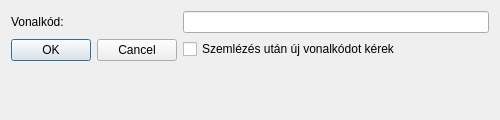
<?xml version="1.0" encoding="UTF-8"?>
<ui version="4.0">
 <class>LeftoverReviewDialog</class>
 <widget class="QDialog" name="LeftoverReviewDialog">
  <property name="geometry">
   <rect>
    <x>0</x>
    <y>0</y>
    <width>500</width>
    <height>120</height>
   </rect>
  </property>
  <property name="minimumSize">
   <size>
    <width>500</width>
    <height>120</height>
   </size>
  </property>
  <property name="windowTitle">
   <string>Dialog</string>
  </property>
  <layout class="QFormLayout" name="formLayout">
   <item row="2" column="0">
    <widget class="QDialogButtonBox" name="buttonBox">
     <property name="orientation">
      <enum>Qt::Orientation::Horizontal</enum>
     </property>
     <property name="standardButtons">
      <set>QDialogButtonBox::StandardButton::Cancel|QDialogButtonBox::StandardButton::Ok</set>
     </property>
    </widget>
   </item>
   <item row="0" column="0">
    <widget class="QLabel" name="label">
     <property name="text">
      <string>Vonalkód:</string>
     </property>
    </widget>
   </item>
   <item row="0" column="1">
    <widget class="QLineEdit" name="txtBarcode"/>
   </item>
   <item row="2" column="1">
    <widget class="QCheckBox" name="chkRepeat">
     <property name="text">
      <string>Szemlézés után új vonalkódot kérek</string>
     </property>
    </widget>
   </item>
  </layout>
 </widget>
 <resources/>
 <connections>
  <connection>
   <sender>buttonBox</sender>
   <signal>accepted()</signal>
   <receiver>LeftoverReviewDialog</receiver>
   <slot>accept()</slot>
   <hints>
    <hint type="sourcelabel">
     <x>248</x>
     <y>254</y>
    </hint>
    <hint type="destinationlabel">
     <x>157</x>
     <y>274</y>
    </hint>
   </hints>
  </connection>
  <connection>
   <sender>buttonBox</sender>
   <signal>rejected()</signal>
   <receiver>LeftoverReviewDialog</receiver>
   <slot>reject()</slot>
   <hints>
    <hint type="sourcelabel">
     <x>316</x>
     <y>260</y>
    </hint>
    <hint type="destinationlabel">
     <x>286</x>
     <y>274</y>
    </hint>
   </hints>
  </connection>
 </connections>
</ui>
